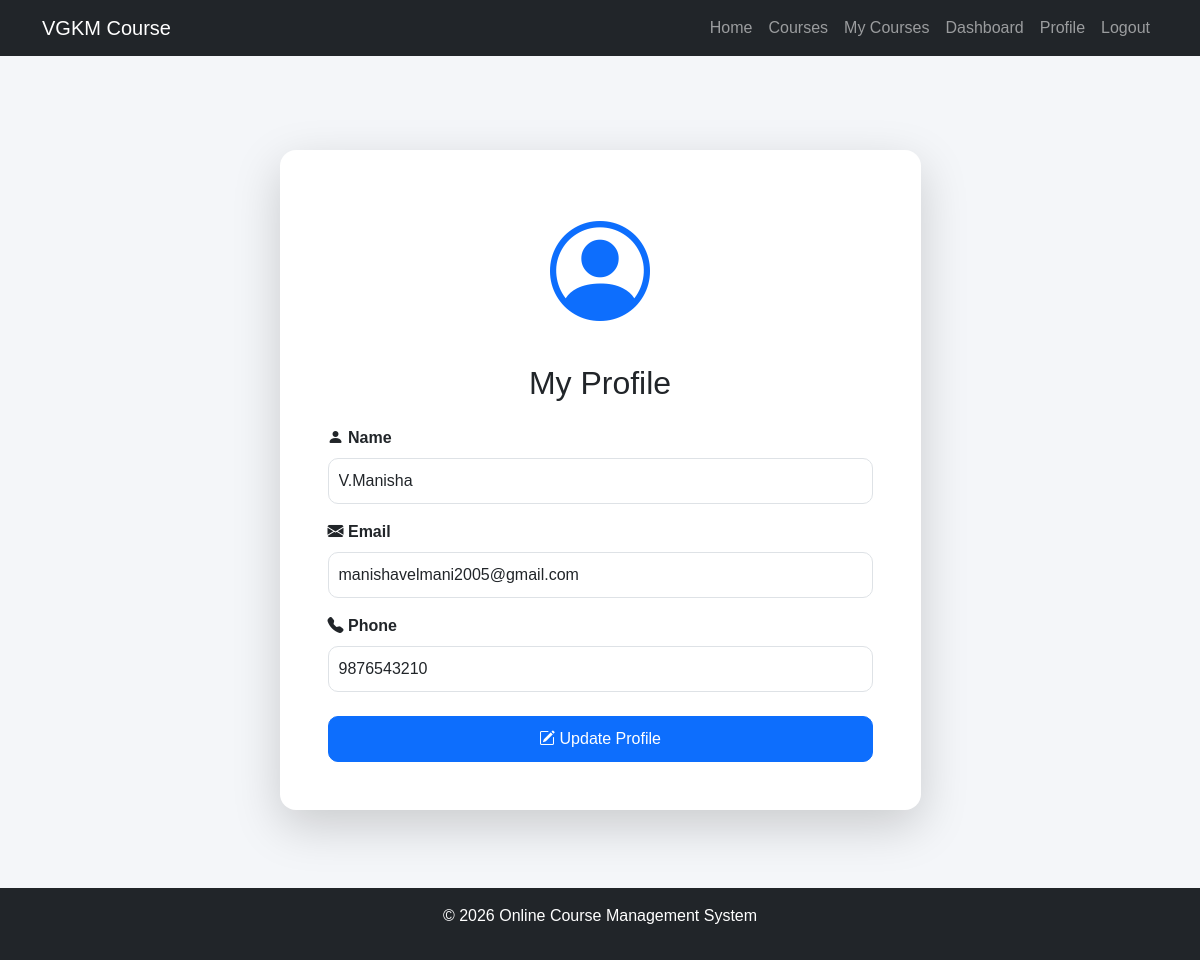
Screenshot of /profile (signed in) with the database file from the repository.
### tables this page shows
CREATE TABLE users(
    user_id INTEGER PRIMARY KEY AUTOINCREMENT,
    name TEXT NOT NULL,
    email TEXT UNIQUE NOT NULL,
    phone TEXT NOT NULL,
    password TEXT NOT NULL
);

### app.py (the view)
@app.route("/profile", methods=["GET", "POST"])
def profile():
    if "user_id" not in session:
        return redirect("/login")
    user_id = session["user_id"]
    if request.method == "POST":
        name = request.form["name"]
        email = request.form["email"]
        phone = request.form["phone"]
        update_profile( user_id,name,email, phone)
        return redirect("/profile")
    user = get_user(user_id)
    courses = get_my_courses(user_id)
    total_courses = len(courses)
    completed = 0
    for course in courses:
        if course["progress"] == 100:
            completed += 1
    return render_template(
        "profile.html",
        user=user,
        total_courses=total_courses,
        completed=completed
    )

### database/enrollment_db.py (called while the page is built)
def connect_db():
    conn = sqlite3.connect("onlinecourse.db")
    conn.row_factory = sqlite3.Row
    return conn

def get_my_courses(user_id):
    conn = connect_db()
    cursor = conn.cursor()
    cursor.execute("""
        SELECT
            enrollments.enrollment_id,
            courses.course_id,
            courses.course_name,
            courses.category,
            courses.duration,
            enrollments.progress,
            enrollments.enrollment_date

        FROM enrollments
        JOIN courses
        ON enrollments.course_id = courses.course_id

        WHERE enrollments.user_id=?
    """, (user_id,))
    courses = cursor.fetchall()
    conn.close()
    return courses

### database/user_db.py (called while the page is built)
def connect_db():
    conn = sqlite3.connect("onlinecourse.db")
    conn.row_factory = sqlite3.Row
    return conn

def get_user(user_id):
    conn = connect_db()
    cursor = conn.cursor()
    cursor.execute("""
        SELECT *
        FROM users
        WHERE user_id=?
    """, (user_id,))
    user = cursor.fetchone()
    conn.close()
    return user

### templates/profile.html (shortened to what this page needs)
{% extends "base.html" %}
{% block content %}
<div class="container mt-5">
    <div class="row justify-content-center">
        <div class="col-md-7">
            <div class="card shadow-lg border-0 rounded-4">
                <div class="card-body p-5">
                    <div class="text-center mb-4">
                        <i class="bi bi-person-circle text-primary" style="font-size:100px;"></i>
                        <h2 class="mt-3">My Profile</h2>
                    </div>
                    <form method="POST">
                        <label class="form-label">
                            <i class="bi bi-person-fill"></i>
                            Name
                        </label>
                        <input type="text" name="name" value="{{ user.name }}" class="form-control mb-3">
                        <label class="form-label">
                            <i class="bi bi-envelope-fill"></i>
                            Email
                        </label>
                        <input type="email" name="email" value="{{ user.email }}" class="form-control mb-3">
                        <label class="form-label">
                            <i class="bi bi-telephone-fill"></i>
                            Phone
                        </label>
                        <input type="text" name="phone" value="{{ user.phone }}" class="form-control mb-4">
                        <button class="btn btn-primary w-100">
                            <i class="bi bi-pencil-square"></i>
                            Update Profile
                        </button>
                    </form>
                </div>
            </div>
        </div>
    </div>
</div>
{% endblock %}

### static/css/style.css (style rules this page uses)
body { background: #f4f6f9; font-family: Arial, sans-serif; min-height: 100vh; display: flex; flex-direction: column; margin: 0; }
.card { border: none; border-radius: 20px; box-shadow: 0 5px 20px rgba(0,0,0,0.08); transition: 0.3s; }
.btn { border-radius: 10px; padding: 10px 20px; transition: 0.3s; }
.form-control, .form-select { border-radius: 10px; padding: 10px; }
.form-label { font-weight: 600; }

### rows the page displays
users: name "V.Manisha", email "manishavelmani2005@gmail.com", phone "9876543210"
